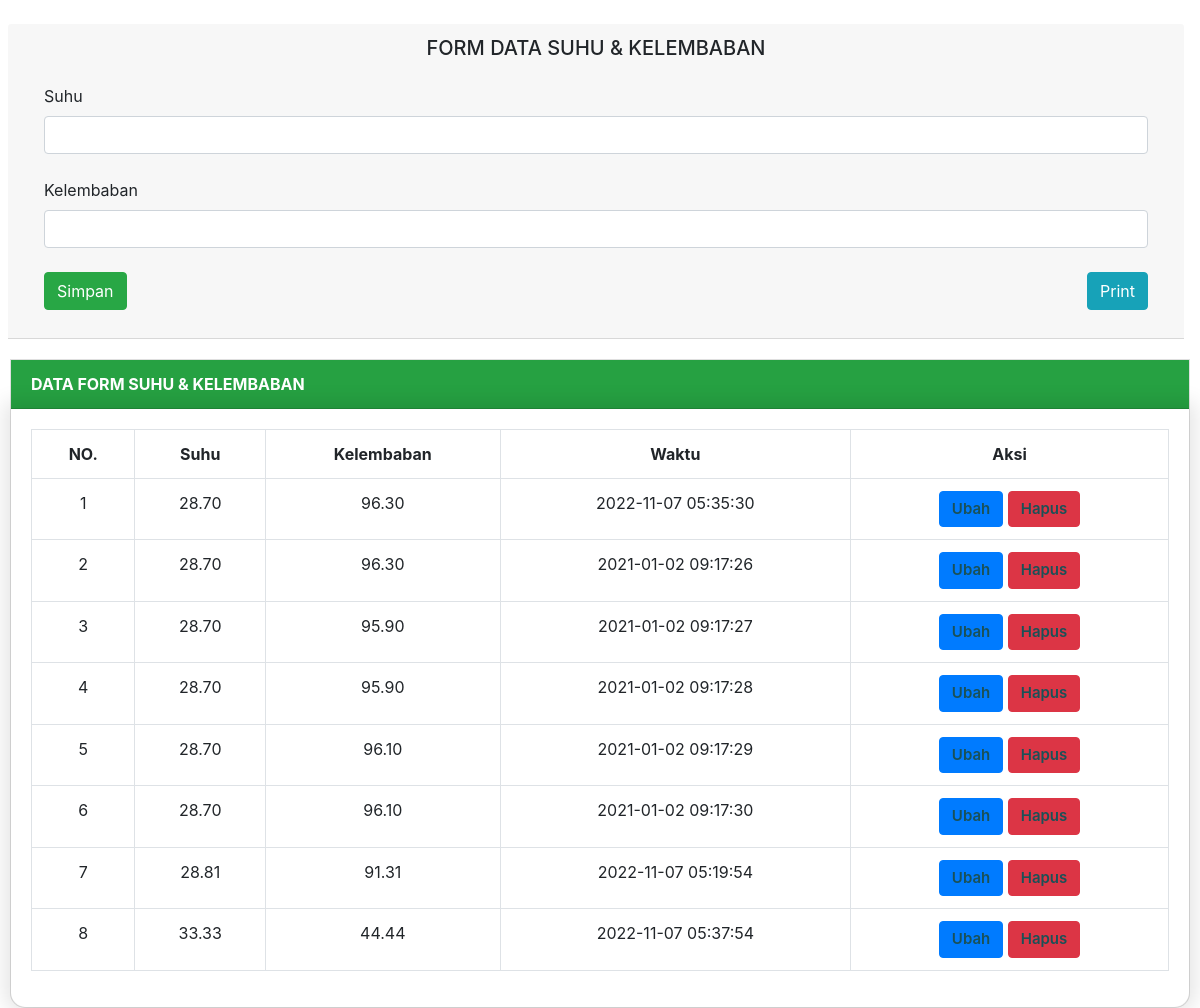
The app's page /homeAdmin.php with its own data.
### tables this page shows
CREATE TABLE `t_info` (
  `id` int(10) NOT NULL,
  `suhu` double(15,2) NOT NULL,
  `kelembaban` double(15,2) NOT NULL,
  `waktu` datetime NOT NULL
);

### homeAdmin.php (the view, shortened to what this page needs)
<!DOCTYPE html>
<html lang="en">
<head>
    <link href="assets/css/styles.css" rel="stylesheet" />
    <link href="assets/css/styles_custom.css" rel="stylesheet" />
    <link href="https://cdn.datatables.net/1.10.20/css/dataTables.bootstrap4.min.css" rel="stylesheet" />
</head>
<body>
    <br>
    <div class="card-header-1 mr-3 ml-2">
        <div class="card-header">
            <h5 align="center">FORM DATA SUHU & KELEMBABAN</h5>
            <form method="POST" enctype="multipart/form-data">
                <div class="modal-body">
                    <label for="suhu">Suhu</label>
                    <input type="text" name="suhu" class="form-control" require>
                    <br>
                    <label for="kelembaban">Kelembaban</label>
                    <input type="text" name="kelembaban" class="form-control" require>
                    <br>
                    <button type="submit" class="btn btn-success" name="simpan" onclick="return confirm('Apakah Ingin Menambahkan ?');">Simpan</button>
                    <a href="cetak.php" class="float-right btn btn-info">Print</a>
                </div>
            </form>
        </div>
    </div>
                    <div class="card mb-4">
                        <div class="btn-success">
                            <div class="card-header">
                                <b>DATA FORM SUHU & KELEMBABAN</b>
                            </div>
                        </div>
                        <div class="card-body">
                            <div class="table-responsive">
                                <table class="table table-bordered" id="dataTable" width="100%" cellspacing="0" >
                                    <tr>
                                        <tr align="center">
                                            <th>NO. </th>
                                            <th>Suhu</th>
                                            <th>Kelembaban</th>
                                            <th>Waktu</th>
                                            <th>Aksi</th>
                                        </tr>
                                    </tr>
                                    <?php
                                        include "koneksi.php";
                                        $query = "SELECT * FROM t_info";
                                        $sql = mysqli_query($konek, $query);
                                        $a = 1;
                                        foreach ($sql as $data) {
                                        ?>
                                    <tr>
                                        <td align="center"><?= $a ?></td>
                                        <td align="center"><?= $data['suhu'] ?></td>
                                        <td align="center"><?= $data['kelembaban'] ?></td>
                                        <td align="center"><?= $data['waktu'] ?></td>
                                        <td>
                                            <div align="center">
                                                <a href="edit.php?id=<?= $data['id'] ?>" class="btn btn-primary">Ubah</a>
                                                <a href="hapus.php?id=<?= $data['id'] ?>" class="btn btn-danger" onclick="return confirm('Apakah Ingin Menghapus Data ? ');">Hapus</a>
                                            </div>
                                        </td>
                                    </tr>
                                    <?php $a++; ?>
                                    <?php } ?>
                                </table>
                            </div>
                        </div>
                    </div>
</body>
</html>

### assets/css/styles_custom.css (style rules this page uses)
* { margin: 0px; padding: 0px; }
.card-body { box-shadow: 0 0 20px 7px rgba(0, 0, 0, 0.1); border-radius: 0px 0px 15px 15px; }
.card { border-radius: 0px 0px 15px 15px; margin: 20px 10px; }
.card-body a { color: #1a5157; text-decoration: none; font-size: 15px; margin-top: auto; font-weight: 600; }

### records on screen
t_info: suhu "28.70", kelembaban "96.30", waktu "2022-11-07 05:35:30"
t_info: suhu "28.70", kelembaban "96.30", waktu "2021-01-02 09:17:26"
t_info: suhu "28.70", kelembaban "95.90", waktu "2021-01-02 09:17:27"
t_info: suhu "28.70", kelembaban "95.90", waktu "2021-01-02 09:17:28"
t_info: suhu "28.70", kelembaban "96.10", waktu "2021-01-02 09:17:29"
t_info: suhu "28.70", kelembaban "96.10", waktu "2021-01-02 09:17:30"
t_info: suhu "28.81", kelembaban "91.31", waktu "2022-11-07 05:19:54"
t_info: suhu "33.33", kelembaban "44.44", waktu "2022-11-07 05:37:54"
